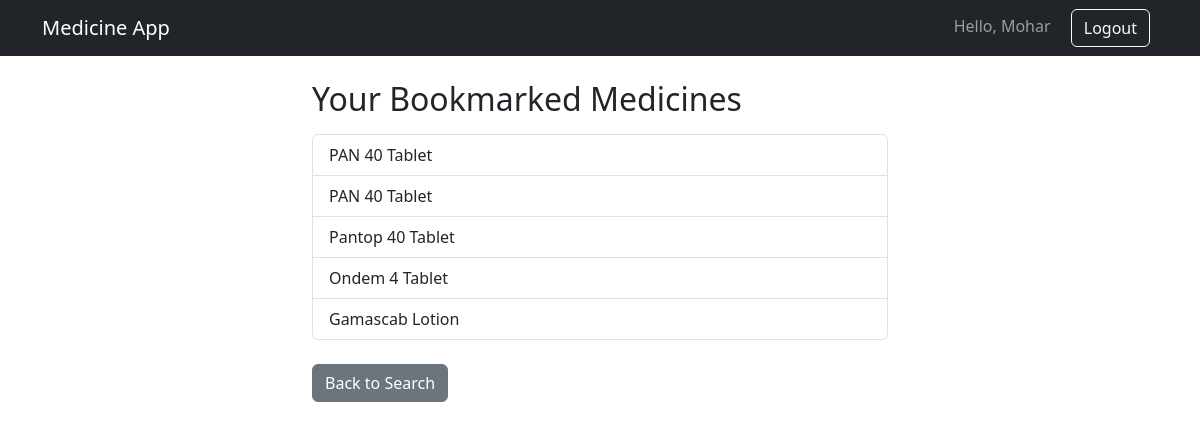
The page /bookmarks (signed in) on the database as committed earlier.
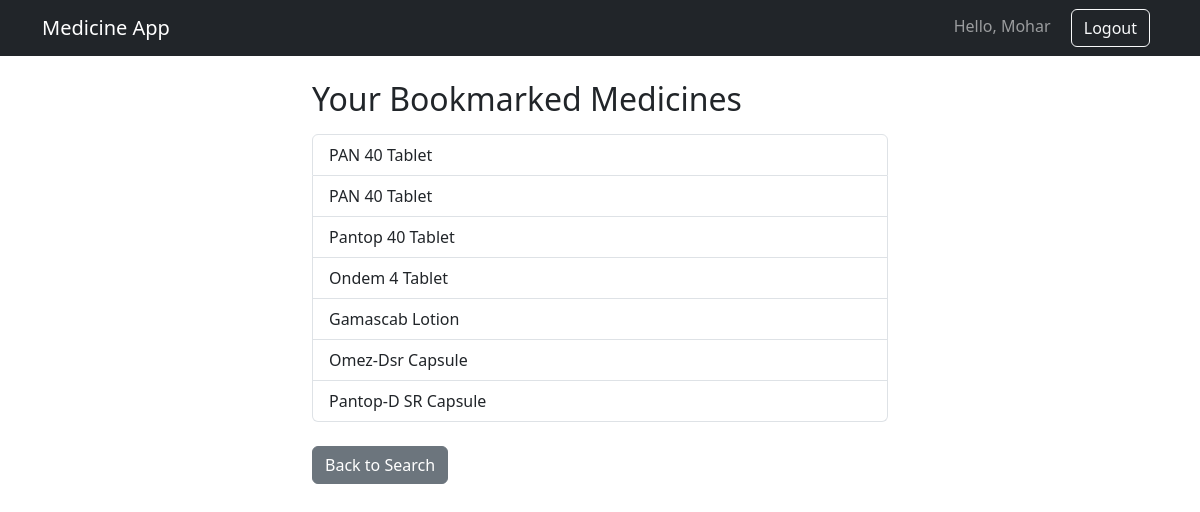
The same page on the database as committed later.
### tables this page shows
CREATE TABLE users (
    id INTEGER PRIMARY KEY AUTOINCREMENT,
    username TEXT UNIQUE NOT NULL,
    password TEXT NOT NULL
);

CREATE TABLE bookmarks (
    id INTEGER PRIMARY KEY AUTOINCREMENT,
    user_id INTEGER,
    medicine_name TEXT,
    FOREIGN KEY(user_id) REFERENCES users(id)
);

### app.py (the view)
@app.route('/bookmarks')
@login_required
def show_bookmarks():
    conn = sqlite3.connect("medicine.db")
    c = conn.cursor()
    c.execute("SELECT medicine_name FROM bookmarks WHERE user_id=?", (current_user.id,))
    bookmarks = c.fetchall()
    conn.close()
    return render_template('bookmarks.html', bookmarks=bookmarks)

### app.py (called while the page is built)
@login_manager.user_loader
def load_user(user_id):
    conn = sqlite3.connect("medicine.db")
    c = conn.cursor()
    c.execute("SELECT id, username FROM users WHERE id=?", (user_id,))
    user = c.fetchone()
    conn.close()
    if user:
        return User(user[0], user[1])
    return None

### templates/bookmarks.html (shortened to what this page needs)
<!DOCTYPE html>
<html lang="en">
<head>
  <link href="https://cdn.jsdelivr.net/npm/bootstrap@5.3.0/dist/css/bootstrap.min.css" rel="stylesheet" />
</head>
<body>
  <nav class="navbar navbar-expand-md navbar-dark bg-dark">
    <div class="container">
      <a class="navbar-brand" href="{{ url_for('index') }}">Medicine App</a>
      <div>
        <span class="navbar-text me-3">Hello, {{ current_user.username }}</span>
        <a class="btn btn-outline-light me-2" href="{{ url_for('logout') }}">Logout</a>
      </div>
    </div>
  </nav>
  <main class="container mt-4" style="max-width: 600px;">
    <h2>Your Bookmarked Medicines</h2>
    {% if bookmarks and bookmarks|length > 0 %}
      <ul class="list-group mt-3">
        {% for bm in bookmarks %}
          <li class="list-group-item">{{ bm[0] }}</li>
        {% endfor %}
      </ul>
    {% else %}
      <p class="mt-3">You haven't bookmarked any medicines yet.</p>
    {% endif %}
    <a href="http://127.0.0.1:5000/index" class="btn btn-secondary mt-4">Back to Search</a>
  </main>
</body>
</html>

Rows that differ between the two databases and show on the page:
added bookmarks: medicine_name "Omez-Dsr Capsule"
added bookmarks: medicine_name "Pantop-D SR Capsule"
